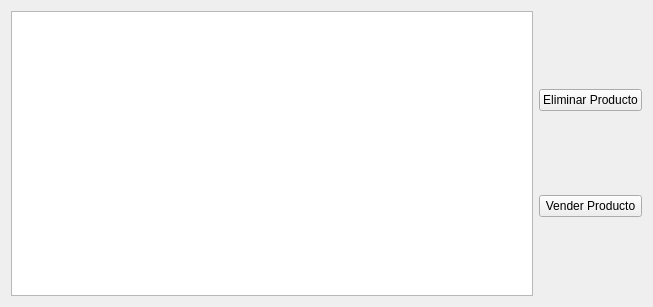
<?xml version="1.0" encoding="UTF-8"?>
<ui version="4.0">
 <class>ControlProductosForm</class>
 <widget class="QWidget" name="ControlProductosForm">
  <property name="geometry">
   <rect>
    <x>0</x>
    <y>0</y>
    <width>653</width>
    <height>307</height>
   </rect>
  </property>
  <property name="windowTitle">
   <string>Base de Datos de los Productos</string>
  </property>
  <layout class="QGridLayout" name="gridLayout">
   <item row="0" column="0">
    <widget class="QTableView" name="tableViewProductos"/>
   </item>
   <item row="0" column="1">
    <layout class="QVBoxLayout" name="verticalLayout">
     <item>
      <widget class="QPushButton" name="pushButtonEliminarP">
       <property name="text">
        <string>Eliminar Producto</string>
       </property>
      </widget>
     </item>
     <item>
      <widget class="QPushButton" name="pushButtonVenderP">
       <property name="text">
        <string>Vender Producto</string>
       </property>
      </widget>
     </item>
    </layout>
   </item>
  </layout>
 </widget>
 <resources/>
 <connections/>
</ui>
